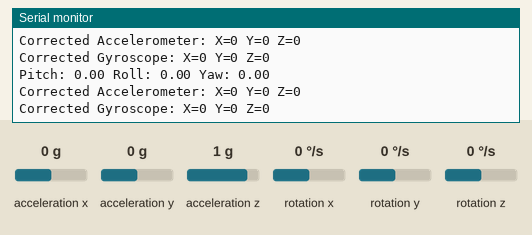
A sketch run on a simulated Arduino Uno, built with avr-gcc and run on an emulated ATmega328P. Shown: the last lines printed to the serial monitor. Wiring (inferred from the names in the program): MPU-6050 motion sensor at I2C address 0x68. The test bench sets the inputs (shaded band); at power-on: acceleration x 0 g, acceleration z 1 g, rotation x 0 °/s, acceleration y 0 g, rotation y 0 °/s, rotation z 0 °/s.

Above: at 3.4 s.
3.5 s: acceleration x set to -1.4 g
At 3.5 s:
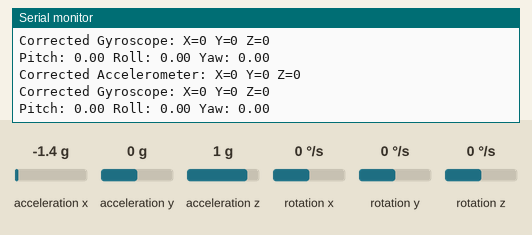
6.5 s: acceleration z set to -1.4 g
At 8.3 s:
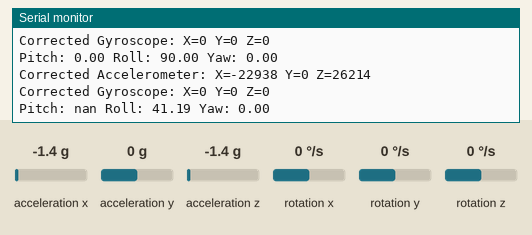
9.5 s: rotation x set to -100 °/s
At 10.4 s:
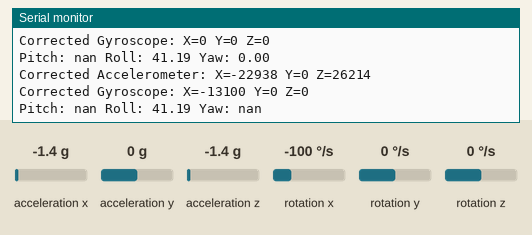
12.2 s: acceleration x set to 0 g
At 13.7 s:
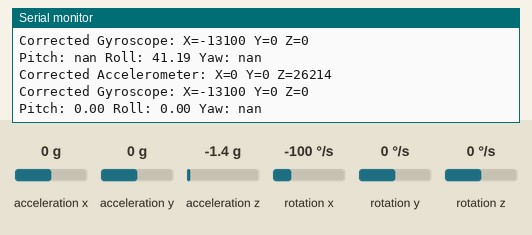
15.2 s: acceleration y set to -1.4 g
At 16.4 s:
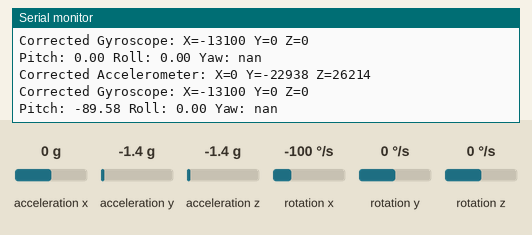
Timing chart, 0 to 18.2 s (numbered marks = the images above; inputs shaded):
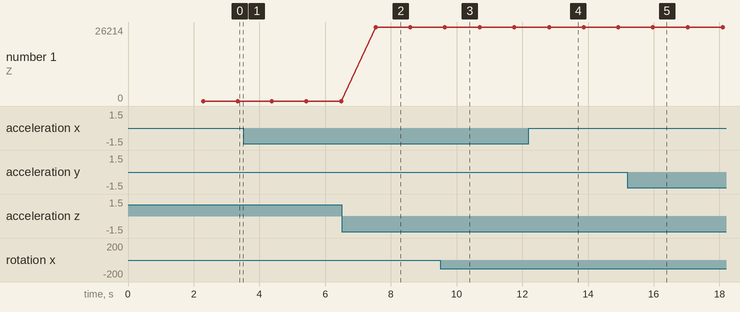

The sketch:

esp.ino
```cpp
#include <Wire.h>

#define MPU6050_ADDR 0x68 // MPU6050 I2C address
#define PWR_MGMT_1 0x6B  // Power Management 1 register

// Registers for accelerometer and gyroscope
#define ACCEL_XOUT_H 0x3B
#define GYRO_XOUT_H  0x43

// Accelerometer and Gyroscope Offsets
int accelOffsets[3] = {0, 0, 0}; // X, Y, Z accelerometer offsets
int gyroOffsets[3] = {0, 0, 0};  // X, Y, Z gyroscope offsets

// Number of samples for calibration
const int samples = 100;

// Setup function
void setup() {
  Serial.begin(9600);
  Wire.begin();

  // Wake up MPU6050 (by default, it's in sleep mode after power up)
  Wire.beginTransmission(MPU6050_ADDR);
  Wire.write(PWR_MGMT_1);
  Wire.write(0);  // Wake up MPU6050
  Wire.endTransmission();

  // Allow time for MPU6050 to wake up
  delay(1000);

  // Perform the calibration
  calibrateMPU6050();
}

// Calibration function
void calibrateMPU6050() {
  long accelSum[3] = {0, 0, 0};  // Sum of accelerometer readings
  long gyroSum[3] = {0, 0, 0};   // Sum of gyroscope readings

  Serial.println("Calibrating MPU6050... Please keep the sensor stationary.");

  // Collect sensor data for calibration
  for (int i = 0; i < samples; i++) {
    int16_t ax, ay, az, gx, gy, gz;

    // Read accelerometer data
    Wire.beginTransmission(MPU6050_ADDR);
    Wire.write(ACCEL_XOUT_H);
    Wire.endTransmission(false);
    Wire.requestFrom(MPU6050_ADDR, 6, true);
    ax = ((int16_t)Wire.read() << 8) | Wire.read();
    ay = ((int16_t)Wire.read() << 8) | Wire.read();
    az = ((int16_t)Wire.read() << 8) | Wire.read();

    // Read gyroscope data
    Wire.beginTransmission(MPU6050_ADDR);
    Wire.write(GYRO_XOUT_H);
    Wire.endTransmission(false);
    Wire.requestFrom(MPU6050_ADDR, 6, true);
    gx = ((int16_t)Wire.read() << 8) | Wire.read();
    gy = ((int16_t)Wire.read() << 8) | Wire.read();
    gz = ((int16_t)Wire.read() << 8) | Wire.read();

    // Add to the sums
    accelSum[0] += ax;
    accelSum[1] += ay;
    accelSum[2] += az;
    gyroSum[0] += gx;
    gyroSum[1] += gy;
    gyroSum[2] += gz;

    delay(10);  // Short delay between readings
  }

  // Calculate the average offsets
  accelOffsets[0] = accelSum[0] / samples;
  accelOffsets[1] = accelSum[1] / samples;
  accelOffsets[2] = accelSum[2] / samples;
  gyroOffsets[0] = gyroSum[0] / samples;
  gyroOffsets[1] = gyroSum[1] / samples;
  gyroOffsets[2] = gyroSum[2] / samples;

  // Print the calibration results
  Serial.print("Accelerometer Offsets: X=");
  Serial.print(accelOffsets[0]);
  Serial.print(" Y=");
  Serial.print(accelOffsets[1]);
  Serial.print(" Z=");
  Serial.println(accelOffsets[2]);

  Serial.print("Gyroscope Offsets: X=");
  Serial.print(gyroOffsets[0]);
  Serial.print(" Y=");
  Serial.print(gyroOffsets[1]);
  Serial.print(" Z=");
  Serial.println(gyroOffsets[2]);

  Serial.println("Calibration complete!");
}

// Function to read sensor values with offsets and calculate pitch, roll, yaw
void readMPU6050WithOffsets() {
  int16_t ax, ay, az, gx, gy, gz;

  // Read accelerometer data
  Wire.beginTransmission(MPU6050_ADDR);
  Wire.write(ACCEL_XOUT_H);
  Wire.endTransmission(false);
  Wire.requestFrom(MPU6050_ADDR, 6, true);
  ax = ((int16_t)Wire.read() << 8) | Wire.read();
  ay = ((int16_t)Wire.read() << 8) | Wire.read();
  az = ((int16_t)Wire.read() << 8) | Wire.read();

  // Read gyroscope data
  Wire.beginTransmission(MPU6050_ADDR);
  Wire.write(GYRO_XOUT_H);
  Wire.endTransmission(false);
  Wire.requestFrom(MPU6050_ADDR, 6, true);
  gx = ((int16_t)Wire.read() << 8) | Wire.read();
  gy = ((int16_t)Wire.read() << 8) | Wire.read();
  gz = ((int16_t)Wire.read() << 8) | Wire.read();

  // Apply calibration offsets
  ax -= accelOffsets[0];
  ay -= accelOffsets[1];
  az -= accelOffsets[2];
  gx -= gyroOffsets[0];
  gy -= gyroOffsets[1];
  gz -= gyroOffsets[2];

  // Calculate Pitch, Roll, and Yaw
  float pitch = atan2(ay, sqrt(ax * ax + az * az)) * 180.0 / PI;
  float roll = atan2(-ax, az) * 180.0 / PI;
  float yaw = atan2(gz, sqrt(gx * gx + gy * gy)) * 180.0 / PI;

  // Print corrected values and calculated angles
  Serial.print("Corrected Accelerometer: X=");
  Serial.print(ax);
  Serial.print(" Y=");
  Serial.print(ay);
  Serial.print(" Z=");
  Serial.println(az);

  Serial.print("Corrected Gyroscope: X=");
  Serial.print(gx);
  Serial.print(" Y=");
  Serial.print(gy);
  Serial.print(" Z=");
  Serial.println(gz);

  Serial.print("Pitch: ");
  Serial.print(pitch);
  Serial.print(" Roll: ");
  Serial.print(roll);
  Serial.print(" Yaw: ");
  Serial.println(yaw);
}

void loop() {
  // Continuously read sensor data with offsets
  readMPU6050WithOffsets();
  delay(1000);  // 1-second delay between readings
}
```

Measured:
- after the input at 6.5 s, the serial monitor: prints a new line after 1.0 s (image 2)
- after the input at 9.5 s, the serial monitor: prints a new line after 0.19 s (image 3)
- after the input at 12.2 s, the serial monitor: prints a new line after 0.62 s (image 4)
- after the input at 15.2 s, the serial monitor: prints a new line after 0.78 s (image 5)
- plotted number 1: 0 → 26214 after the input at 6.5 s, 26214 → 2 after the input at 15.2 s
